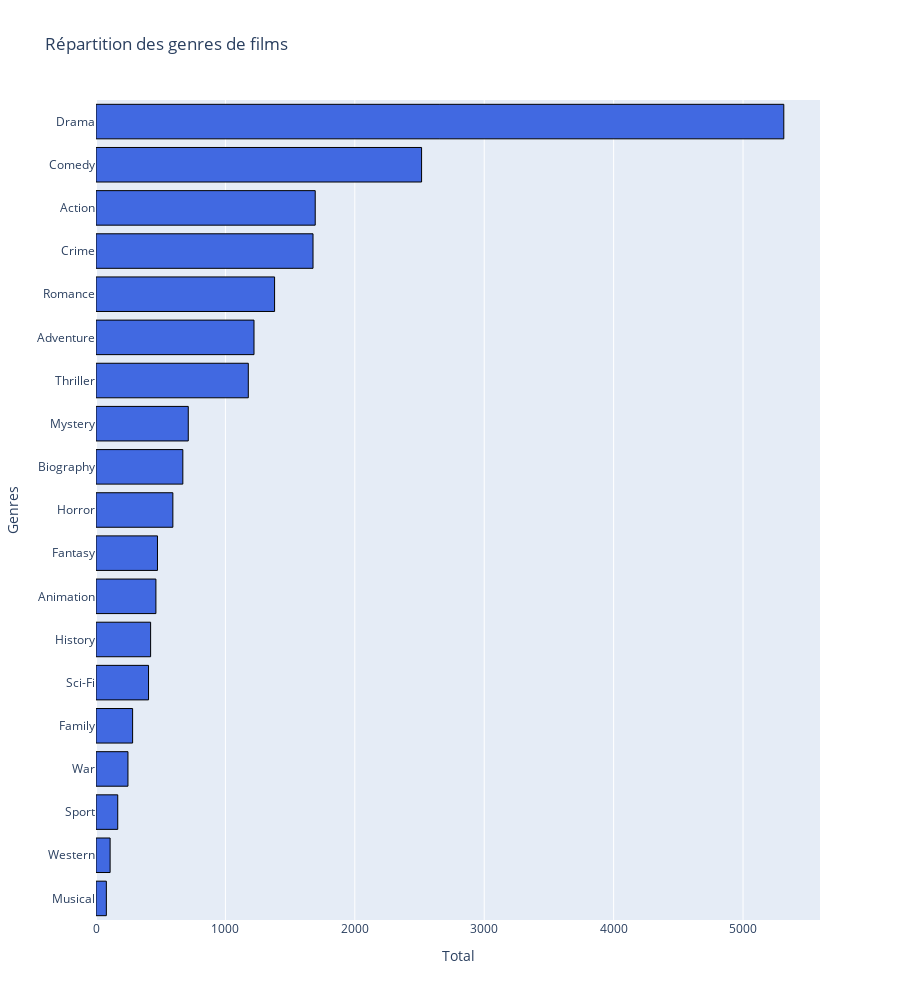

This figure's notebook cell:
### Code cell
graph_by_genre(df)

### Figure 1 — Plotly figure (JSON) as saved in the notebook; plotly's stock layout.template omitted (floating-point values rounded to 4 significant figures)
{"data": [{"marker": {"color": "royalblue", "line": {"color": "black", "width": 1}}, "orientation": "h", "showlegend": false, "type": "bar", "x": [80, 109, 168, 247, 283, 406, 422, 463, 475, 594, 671, 713, 1177, 1221, 1380, 1677, 1694, 2516, 5315], "y": ["Musical", "Western", "Sport", "War", "Family", "Sci-Fi", "History", "Animation", "Fantasy", "Horror", "Biography", "Mystery", "Thriller", "Adventure", "Romance", "Crime", "Action", "Comedy", "Drama"]}], "layout": {"autosize": true, "height": 1000, "title": {"text": "Répartition des genres de films"}, "xaxis": {"title": {"text": "Total"}}, "yaxis": {"title": {"text": "Genres"}}}}
